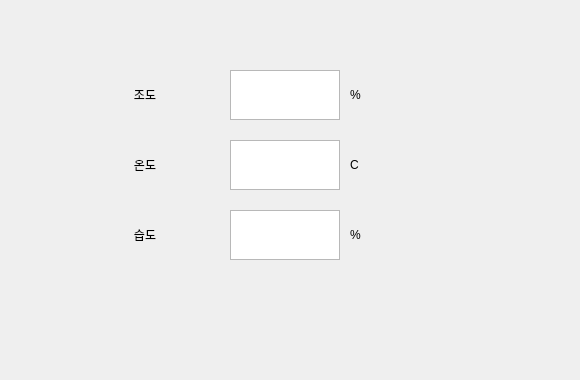
<?xml version="1.0" encoding="UTF-8"?>
<ui version="4.0">
 <class>Tab4SensorDisplay</class>
 <widget class="QWidget" name="Tab4SensorDisplay">
  <property name="geometry">
   <rect>
    <x>0</x>
    <y>0</y>
    <width>580</width>
    <height>380</height>
   </rect>
  </property>
  <property name="windowTitle">
   <string>Form</string>
  </property>
  <widget class="QTextEdit" name="pTEIlluminance">
   <property name="geometry">
    <rect>
     <x>230</x>
     <y>70</y>
     <width>110</width>
     <height>50</height>
    </rect>
   </property>
   <property name="lineWidth">
    <number>0</number>
   </property>
   <property name="midLineWidth">
    <number>0</number>
   </property>
   <property name="lineWrapMode">
    <enum>QTextEdit::WidgetWidth</enum>
   </property>
   <property name="html">
    <string>&lt;!DOCTYPE HTML PUBLIC &quot;-//W3C//DTD HTML 4.0//EN&quot; &quot;http://www.w3.org/TR/REC-html40/strict.dtd&quot;&gt;
&lt;html&gt;&lt;head&gt;&lt;meta name=&quot;qrichtext&quot; content=&quot;1&quot; /&gt;&lt;style type=&quot;text/css&quot;&gt;
p, li { white-space: pre-wrap; }
&lt;/style&gt;&lt;/head&gt;&lt;body style=&quot; font-family:'Gulim'; font-size:9pt; font-weight:400; font-style:normal;&quot;&gt;
&lt;p style=&quot;-qt-paragraph-type:empty; margin-top:0px; margin-bottom:0px; margin-left:0px; margin-right:0px; -qt-block-indent:0; text-indent:0px;&quot;&gt;&lt;br /&gt;&lt;/p&gt;&lt;/body&gt;&lt;/html&gt;</string>
   </property>
  </widget>
  <widget class="QLabel" name="label">
   <property name="geometry">
    <rect>
     <x>90</x>
     <y>70</y>
     <width>110</width>
     <height>50</height>
    </rect>
   </property>
   <property name="text">
    <string>조도</string>
   </property>
   <property name="textFormat">
    <enum>Qt::AutoText</enum>
   </property>
   <property name="alignment">
    <set>Qt::AlignCenter</set>
   </property>
  </widget>
  <widget class="QTextEdit" name="pTETemp">
   <property name="geometry">
    <rect>
     <x>230</x>
     <y>140</y>
     <width>110</width>
     <height>50</height>
    </rect>
   </property>
   <property name="html">
    <string>&lt;!DOCTYPE HTML PUBLIC &quot;-//W3C//DTD HTML 4.0//EN&quot; &quot;http://www.w3.org/TR/REC-html40/strict.dtd&quot;&gt;
&lt;html&gt;&lt;head&gt;&lt;meta name=&quot;qrichtext&quot; content=&quot;1&quot; /&gt;&lt;style type=&quot;text/css&quot;&gt;
p, li { white-space: pre-wrap; }
&lt;/style&gt;&lt;/head&gt;&lt;body style=&quot; font-family:'Gulim'; font-size:9pt; font-weight:400; font-style:normal;&quot;&gt;
&lt;p style=&quot;-qt-paragraph-type:empty; margin-top:0px; margin-bottom:0px; margin-left:0px; margin-right:0px; -qt-block-indent:0; text-indent:0px;&quot;&gt;&lt;br /&gt;&lt;/p&gt;&lt;/body&gt;&lt;/html&gt;</string>
   </property>
  </widget>
  <widget class="QTextEdit" name="pTEHumi">
   <property name="geometry">
    <rect>
     <x>230</x>
     <y>210</y>
     <width>110</width>
     <height>50</height>
    </rect>
   </property>
   <property name="html">
    <string>&lt;!DOCTYPE HTML PUBLIC &quot;-//W3C//DTD HTML 4.0//EN&quot; &quot;http://www.w3.org/TR/REC-html40/strict.dtd&quot;&gt;
&lt;html&gt;&lt;head&gt;&lt;meta name=&quot;qrichtext&quot; content=&quot;1&quot; /&gt;&lt;style type=&quot;text/css&quot;&gt;
p, li { white-space: pre-wrap; }
&lt;/style&gt;&lt;/head&gt;&lt;body style=&quot; font-family:'Gulim'; font-size:9pt; font-weight:400; font-style:normal;&quot;&gt;
&lt;p style=&quot;-qt-paragraph-type:empty; margin-top:0px; margin-bottom:0px; margin-left:0px; margin-right:0px; -qt-block-indent:0; text-indent:0px;&quot;&gt;&lt;br /&gt;&lt;/p&gt;&lt;/body&gt;&lt;/html&gt;</string>
   </property>
  </widget>
  <widget class="QLabel" name="label_2">
   <property name="geometry">
    <rect>
     <x>90</x>
     <y>140</y>
     <width>110</width>
     <height>50</height>
    </rect>
   </property>
   <property name="text">
    <string>온도</string>
   </property>
   <property name="alignment">
    <set>Qt::AlignCenter</set>
   </property>
  </widget>
  <widget class="QLabel" name="label_3">
   <property name="geometry">
    <rect>
     <x>90</x>
     <y>210</y>
     <width>110</width>
     <height>50</height>
    </rect>
   </property>
   <property name="text">
    <string>습도</string>
   </property>
   <property name="alignment">
    <set>Qt::AlignCenter</set>
   </property>
  </widget>
  <widget class="QLabel" name="label_4">
   <property name="geometry">
    <rect>
     <x>350</x>
     <y>140</y>
     <width>110</width>
     <height>50</height>
    </rect>
   </property>
   <property name="text">
    <string>C</string>
   </property>
   <property name="alignment">
    <set>Qt::AlignLeading|Qt::AlignLeft|Qt::AlignVCenter</set>
   </property>
  </widget>
  <widget class="QLabel" name="label_5">
   <property name="geometry">
    <rect>
     <x>350</x>
     <y>70</y>
     <width>110</width>
     <height>50</height>
    </rect>
   </property>
   <property name="text">
    <string>%</string>
   </property>
   <property name="textFormat">
    <enum>Qt::AutoText</enum>
   </property>
   <property name="alignment">
    <set>Qt::AlignLeading|Qt::AlignLeft|Qt::AlignVCenter</set>
   </property>
  </widget>
  <widget class="QLabel" name="label_6">
   <property name="geometry">
    <rect>
     <x>350</x>
     <y>210</y>
     <width>110</width>
     <height>50</height>
    </rect>
   </property>
   <property name="text">
    <string>%</string>
   </property>
   <property name="alignment">
    <set>Qt::AlignLeading|Qt::AlignLeft|Qt::AlignVCenter</set>
   </property>
  </widget>
 </widget>
 <resources/>
 <connections/>
</ui>
